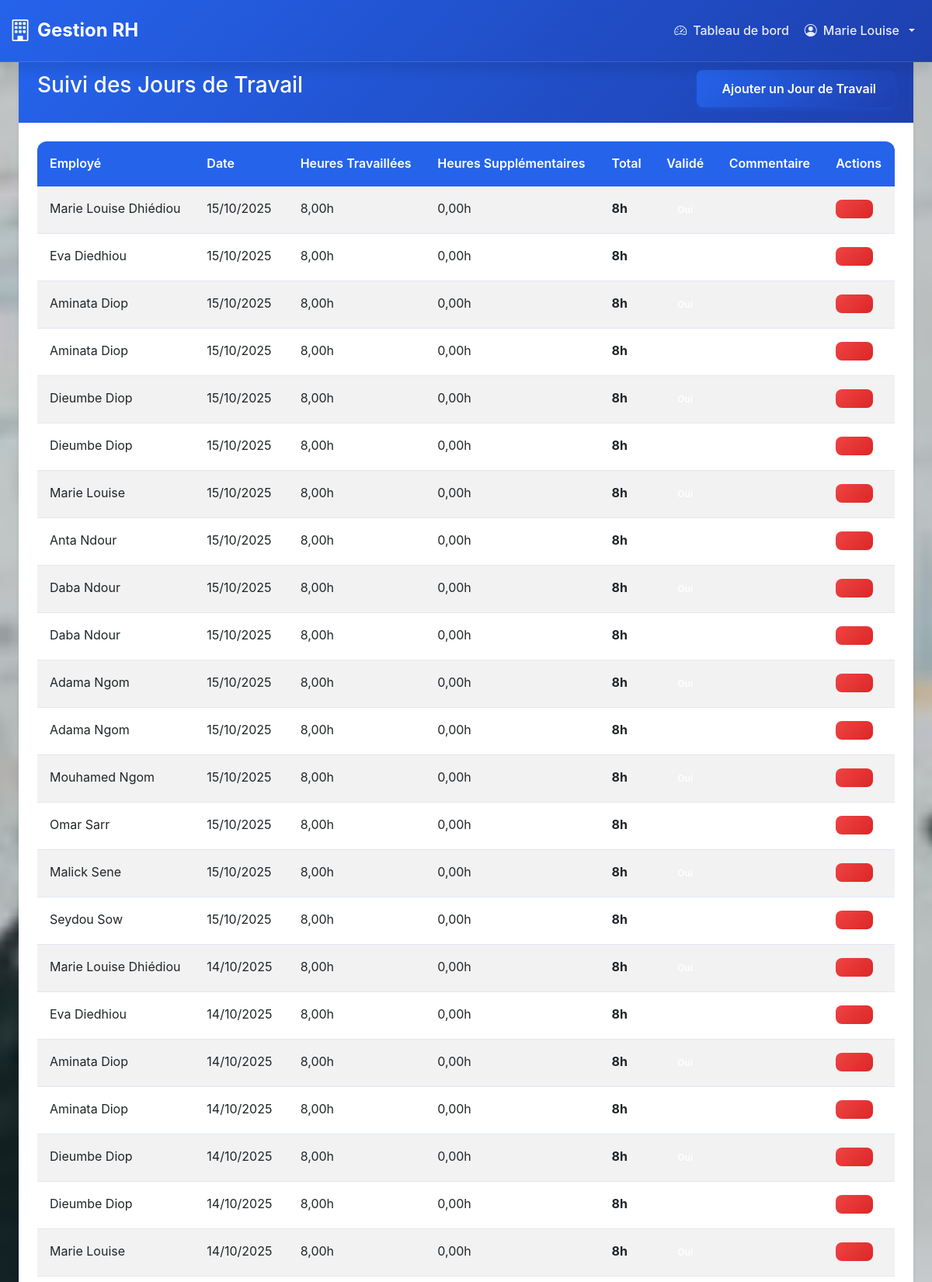
Screenshot of /jours-travail/ (signed in, upper part) with the database file from the repository.
### rh_app/models.py (models this page shows, shortened)
class Employe(models.Model):
    ROLE_CHOICES = [
        ('RH', 'Responsable RH'),
        ('EMPLOYE', 'Employé'),
    ]
    STATUT_CHOICES = [
        ('ACTIF', 'Actif'),
        ('INACTIF', 'Inactif'),
        ('CONGE', 'En congé'),
    ]
    user = models.OneToOneField(User, on_delete=models.CASCADE, related_name='employe')
    matricule = models.CharField(max_length=20, unique=True, verbose_name='Matricule')
    role = models.CharField(max_length=10, choices=ROLE_CHOICES, default='EMPLOYE', verbose_name='Rôle')
    nom = models.CharField(max_length=100, verbose_name='Nom')
    prenom = models.CharField(max_length=100, verbose_name='Prénom')
    email = models.EmailField(unique=True, verbose_name='Email')
    telephone = models.CharField(max_length=20, verbose_name='Téléphone')
    adresse = models.TextField(verbose_name='Adresse')
    date_naissance = models.DateField(verbose_name='Date de naissance')
    date_embauche = models.DateField(verbose_name="Date d'embauche")
    poste = models.CharField(max_length=100, verbose_name='Poste')
    departement = models.ForeignKey(Departement, on_delete=models.SET_NULL, null=True, blank=True,
                                   related_name='employes', verbose_name='Département')
    statut = models.CharField(max_length=10, choices=STATUT_CHOICES, default='ACTIF', verbose_name='Statut')
    photo = models.ImageField(upload_to='employes/', blank=True, null=True, verbose_name='Photo')
    class Meta:
        verbose_name = 'Employé'
        verbose_name_plural = 'Employés'
        ordering = ['nom', 'prenom']
    def get_full_name(self):
        return f"{self.prenom} {self.nom}"

class JourTravail(models.Model):
    employe = models.ForeignKey(Employe, on_delete=models.CASCADE, related_name='jours_travail', verbose_name='Employé')
    date = models.DateField(verbose_name='Date')
    heures_travaillees = models.DecimalField(max_digits=4, decimal_places=2, default=8.0,
                                           verbose_name='Heures travaillées')
    heures_supplementaires = models.DecimalField(max_digits=4, decimal_places=2, default=0,
                                               verbose_name='Heures supplémentaires')
    commentaire = models.TextField(blank=True, verbose_name='Commentaire')
    valide = models.BooleanField(default=False, verbose_name='Validé')
    class Meta:
        verbose_name = 'Jour de travail'
        verbose_name_plural = 'Jours de travail'
        unique_together = ['employe', 'date']
        ordering = ['-date']

### rh_app/views.py (the view)
# urls.py: path('jours-travail/', views.liste_jours_travail, name='liste_jours_travail'),
@login_required
def liste_jours_travail(request):
    employe = request.user.employe
    if employe.role == 'RH':
        jours_travail = JourTravail.objects.all()[:100]
    else:
        jours_travail = JourTravail.objects.filter(employe=employe)[:50]
    context = {'jours_travail': jours_travail}
    return render(request, 'rh_app/jours_travail/liste.html', context)

### rh_app/templates/rh_app/jours_travail/liste.html (shortened to what this page needs)
{% extends 'base.html' %}
{% block content %}
<div class="container-fluid">
    <div class="row">
        <div class="col-12">
            <div class="card">
                <div class="card-header d-flex justify-content-between align-items-center">
                    <h3 class="card-title">Suivi des Jours de Travail</h3>
                    {% if user.employe.role == 'RH' %}
                    <a href="{% url 'ajouter_jour_travail' %}" class="btn btn-primary">
                         Ajouter un Jour de Travail
                    </a>
                    {% endif %}
                </div>
                <div class="card-body">
                    <div class="table-responsive">
                        <table class="table table-striped">
                            <thead>
                                <tr>
                                    <th>Employé</th>
                                    <th>Date</th>
                                    <th>Heures Travaillées</th>
                                    <th>Heures Supplémentaires</th>
                                    <th>Total</th>
                                    <th>Validé</th>
                                    <th>Commentaire</th>
                                    <th>Actions</th>
                                </tr>
                            </thead>
                            <tbody>
                                {% for jour in jours_travail %}
                                <tr>
                                    <td>{{ jour.employe.get_full_name }}</td>
                                    <td>{{ jour.date|date:"d/m/Y" }}</td>
                                    <td>{{ jour.heures_travaillees }}h</td>
                                    <td>{{ jour.heures_supplementaires }}h</td>
                                    <td>
                                        <strong>{{ jour.heures_travaillees|add:jour.heures_supplementaires }}h</strong>
                                    </td>
                                    <td>
                                        {% if jour.valide %}
                                            <span class="badge badge-success">Oui</span>
                                        {% else %}
                                            <span class="badge badge-warning">En attente</span>
                                        {% endif %}
                                    </td>
                                    <td>{{ jour.commentaire|truncatechars:30 }}</td>
                                    <td>
                                        {% if user.employe.role == 'RH' %}
                                        <a href="{% url 'supprimer_jour_travail' jour.pk %}" class="btn btn-sm btn-danger"
                                           onclick="return confirm('Êtes-vous sûr de vouloir supprimer ce jour de travail ?')">
                                        </a>
                                        {% endif %}
                                    </td>
                                </tr>
                                {% empty %}
                                <tr>
                                    <td colspan="8" class="text-center text-muted">
                                        Aucun jour de travail enregistré
                                    </td>
                                </tr>
                                {% endfor %}
                            </tbody>
                        </table>
                    </div>
                </div>
            </div>
        </div>
    </div>
</div>
{% endblock %}

### rh_app/templates/base.html (shortened to what this page needs)
<!DOCTYPE html>
{% load static %}
<html lang="fr">
<head>
    <link href="https://cdn.jsdelivr.net/npm/bootstrap@5.3.0/dist/css/bootstrap.min.css" rel="stylesheet">
    <link rel="stylesheet" href="https://cdn.jsdelivr.net/npm/bootstrap-icons@1.10.0/font/bootstrap-icons.css">
</head>
<body>
    {% if user.is_authenticated %}
    <nav class="navbar navbar-expand-lg navbar-dark navbar-custom">
        <div class="container-fluid">
            <a class="navbar-brand" href="{% url 'accueil' %}">
                <i class="bi bi-building"></i> Gestion RH
            </a>
            <div class="collapse navbar-collapse" id="navbarNav">
                <ul class="navbar-nav ms-auto">
                    <li class="nav-item">
                        <a class="nav-link" href="{% url 'dashboard' %}">
                            <i class="bi bi-speedometer2"></i> Tableau de bord
                        </a>
                    </li>
                    <li class="nav-item dropdown">
                        <a class="nav-link dropdown-toggle" href="#" role="button" data-bs-toggle="dropdown">
                            <i class="bi bi-person-circle"></i> {{ user.employe.get_full_name }}
                        </a>
                    </li>
                </ul>
            </div>
        </div>
    </nav>
    {% endif %}
    <div class="container-fluid fade-in">
        {% block content %}{% endblock %}
    </div>
</body>
</html>

### rows the page displays
JourTravail: employe.get_full_name "Marie Louise Dhiédiou", date "15/10/2025", heures_travaillees "8,00", heures_supplementaires "0,00", heures_travaillees|add "8"
JourTravail: employe.get_full_name "Eva Diedhiou", date "15/10/2025", heures_travaillees "8,00", heures_supplementaires "0,00", heures_travaillees|add "8"
JourTravail: employe.get_full_name "Aminata Diop", date "15/10/2025", heures_travaillees "8,00", heures_supplementaires "0,00", heures_travaillees|add "8"
JourTravail: employe.get_full_name "Aminata Diop", date "15/10/2025", heures_travaillees "8,00", heures_supplementaires "0,00", heures_travaillees|add "8"
JourTravail: employe.get_full_name "Dieumbe Diop", date "15/10/2025", heures_travaillees "8,00", heures_supplementaires "0,00", heures_travaillees|add "8"
JourTravail: employe.get_full_name "Dieumbe Diop", date "15/10/2025", heures_travaillees "8,00", heures_supplementaires "0,00", heures_travaillees|add "8"
JourTravail: employe.get_full_name "Marie Louise", date "15/10/2025", heures_travaillees "8,00", heures_supplementaires "0,00", heures_travaillees|add "8"
JourTravail: employe.get_full_name "Anta Ndour", date "15/10/2025", heures_travaillees "8,00", heures_supplementaires "0,00", heures_travaillees|add "8"
JourTravail: employe.get_full_name "Daba Ndour", date "15/10/2025", heures_travaillees "8,00", heures_supplementaires "0,00", heures_travaillees|add "8"
JourTravail: employe.get_full_name "Daba Ndour", date "15/10/2025", heures_travaillees "8,00", heures_supplementaires "0,00", heures_travaillees|add "8"
JourTravail: employe.get_full_name "Adama Ngom", date "15/10/2025", heures_travaillees "8,00", heures_supplementaires "0,00", heures_travaillees|add "8"
JourTravail: employe.get_full_name "Adama Ngom", date "15/10/2025", heures_travaillees "8,00", heures_supplementaires "0,00", heures_travaillees|add "8"
JourTravail: employe.get_full_name "Mouhamed Ngom", date "15/10/2025", heures_travaillees "8,00", heures_supplementaires "0,00", heures_travaillees|add "8"
JourTravail: employe.get_full_name "Omar Sarr", date "15/10/2025", heures_travaillees "8,00", heures_supplementaires "0,00", heures_travaillees|add "8"
JourTravail: employe.get_full_name "Malick Sene", date "15/10/2025", heures_travaillees "8,00", heures_supplementaires "0,00", heures_travaillees|add "8"
JourTravail: employe.get_full_name "Seydou Sow", date "15/10/2025", heures_travaillees "8,00", heures_supplementaires "0,00", heures_travaillees|add "8"
JourTravail: employe.get_full_name "Marie Louise Dhiédiou", date "14/10/2025", heures_travaillees "8,00", heures_supplementaires "0,00", heures_travaillees|add "8"
JourTravail: employe.get_full_name "Eva Diedhiou", date "14/10/2025", heures_travaillees "8,00", heures_supplementaires "0,00", heures_travaillees|add "8"
JourTravail: employe.get_full_name "Aminata Diop", date "14/10/2025", heures_travaillees "8,00", heures_supplementaires "0,00", heures_travaillees|add "8"
JourTravail: employe.get_full_name "Aminata Diop", date "14/10/2025", heures_travaillees "8,00", heures_supplementaires "0,00", heures_travaillees|add "8"
JourTravail: employe.get_full_name "Dieumbe Diop", date "14/10/2025", heures_travaillees "8,00", heures_supplementaires "0,00", heures_travaillees|add "8"
JourTravail: employe.get_full_name "Dieumbe Diop", date "14/10/2025", heures_travaillees "8,00", heures_supplementaires "0,00", heures_travaillees|add "8"
JourTravail: employe.get_full_name "Marie Louise", date "14/10/2025", heures_travaillees "8,00", heures_supplementaires "0,00", heures_travaillees|add "8"

### other values shown
{{ user.employe.get_full_name }} "Marie Louise"
